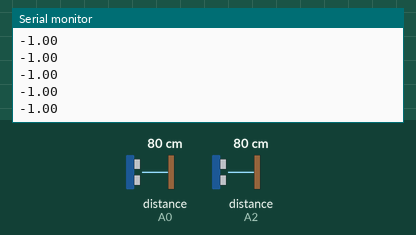
This sketch was run on a simulated Arduino Uno, built with avr-gcc and run on an emulated ATmega328P. On the bench: the last lines printed to the serial monitor. The test bench sets the inputs (shaded band); at power-on: distance to the obstacle (sensors on A0, A2) 80 cm. The echo pulse lasts 58.3 µs per cm.

Above: at 1.2 s.
1.3 s: distance to the obstacle (sensor on A0) set to 2 cm
At 2.0 s:
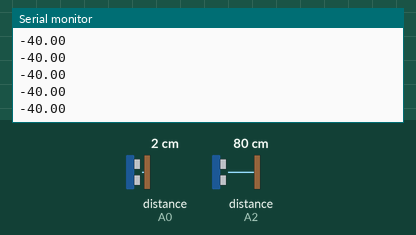
2.8 s: distance to the obstacle (sensor on A2) set to 4 cm
At 3.3 s:
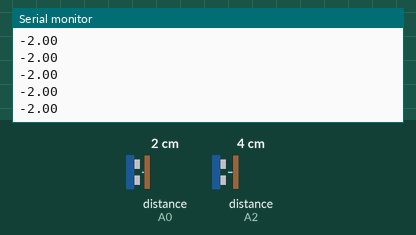
4.3 s: distance to the obstacle (sensor on A0) set to 9 cm
At 5.1 s:
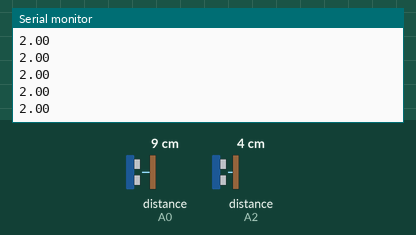
5.8 s: distance to the obstacle (sensor on A2) set to 2 cm
At 6.7 s:
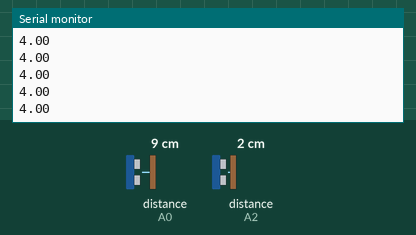
Timing chart, 0 to 8.3 s (numbered marks = the images above; inputs shaded):
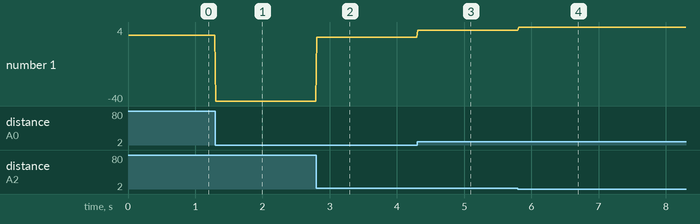

Measured:
- after the input at 1.3 s, the serial monitor: prints a new line at once (image 1)
- after the input at 2.8 s, the serial monitor: prints a new line at once (image 2)
- after the input at 4.3 s, the serial monitor: prints a new line at once (image 3)
- after the input at 5.8 s, the serial monitor: prints a new line at once (image 4)
- plotted number 1: -1 → -40 after the input at 1.3 s, -40 → -2 after the input at 2.8 s, -2 → 2 after the input at 4.3 s, 2 → 4 after the input at 5.8 s

The sketch:

sketch_test_NewPing.ino
```cpp
#include <NewPing.h>

int echoPinR = A0; // Правый подключен к P7 и P8
int trigPinR = A1;

int echoPinL = A2; // Левый подключен к P5 и P6
int trigPinL = A3;

NewPing sonarL(trigPinL, echoPinL);
NewPing sonarR(trigPinR, echoPinR);

void setup() {
  Serial.begin (9600);
}

void loop() {
  int durationL = sonarL.ping();
  int durationR = sonarR.ping();
  int P = durationL - durationR;
  //Serial.print("L ");
  //Serial.println(durationL);
  //Serial.print("R ");
  //Serial.println(durationR);
  float R = 0.0;
  if (durationR > durationL)
    R = durationR / durationL;
  else
    R = - (durationL / durationR);
  Serial.println(R);
  delay(10);
}
```
